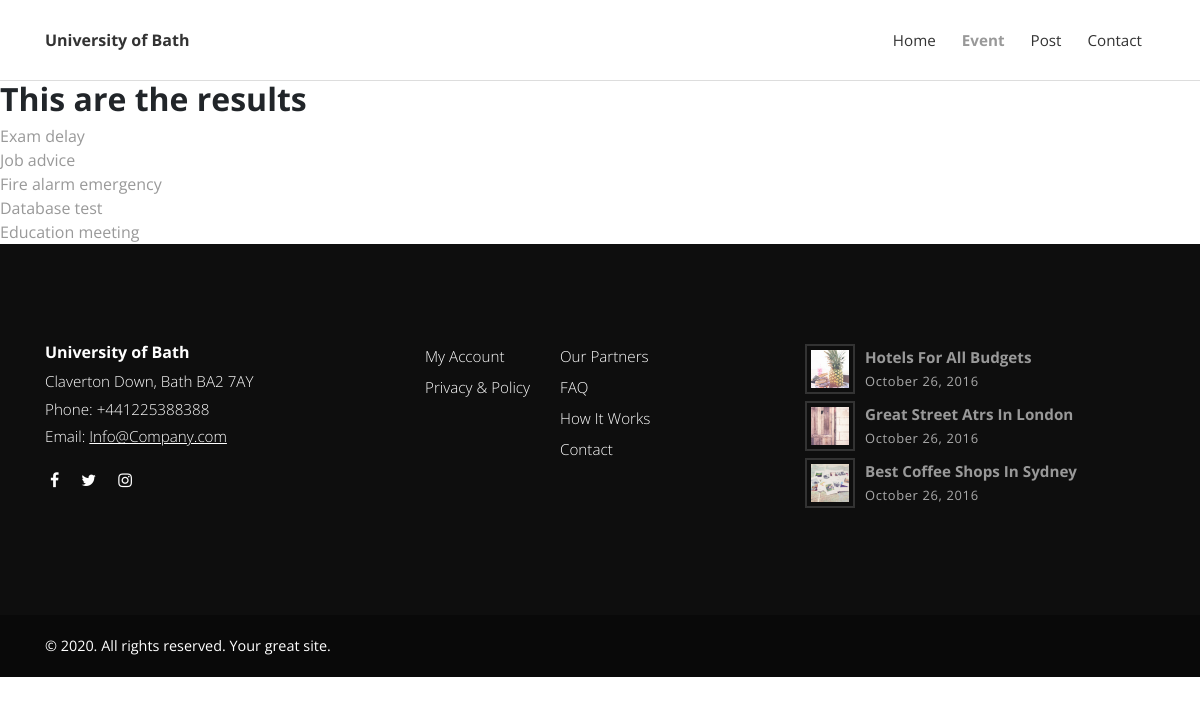
The app's page /search/ with its own data.
### posts/models.py (models this page shows, shortened)
class Post(models.Model):
    categories = models.ManyToManyField(Category)
    title = models.CharField(max_length=100)
    overview = models.TextField()
    author = models.ForeignKey(Author, on_delete=models.CASCADE)
    timestamp = models.DateTimeField(auto_now_add=True)
    comment_count = models.IntegerField(default=0)
    view_count = models.IntegerField(default=0)
    thumbnail = models.ImageField()
    content = HTMLField()
    featured = models.BooleanField(default=True)
    def get_absolute_url(self):
        return reverse('post-detail', kwargs={
            'id': self.id
        })

### posts/views.py (the view)
# urls.py: path('search/', search, name='search'),
def search(request):
    queryset = Post.objects.all()
    query = request.GET.get('q')
    if query:
        queryset = queryset.filter(
            Q(title__icontains=query)|  # or
            Q(overview__icontains=query)
        ).distinct()  # if the same post, only get one
    context = {
        'queryset': queryset
    }
    return render(request, 'search_results.html', context)

### templates/search_results.html
{% extends "base.html"%}
{% load static %}
{% block content %}
<h2>This are the results</h2>
{% for post in queryset %}
<a href="{{post.get_absolute_url}}">{{post.title}}</a>
<br>
{% endfor %}
{% endblock %}

### static_in_env/css/style.default.css (style rules this page uses)
body { overflow-x: hidden; }
a, i, span { display: inline-block; text-decoration: none; -webkit-transition: all 0.3s; transition: all 0.3s; }
h1, h2, h3, h4, h5, h6 { margin-bottom: 15px; }
body { font-family: "Open Sans", sans-serif; font-size: 1rem; font-weight: normal; line-height: 1.5; color: #212529; background-color: #fff; }
a { color: #999; text-decoration: none; }
h1, h2, h3, h4, h5, h6, .h1, .h2, .h3, .h4, .h5, .h6 { margin-bottom: 0.5rem; font-family: inherit; font-weight: 700; line-height: 1.1; color: inherit; }
h2, .h2 { font-size: 2rem; }

### records on screen
Post: title "Exam delay"
Post: title "Job advice"
Post: title "Fire alarm emergency"
Post: title "Database test"
Post: title "Education meeting"
